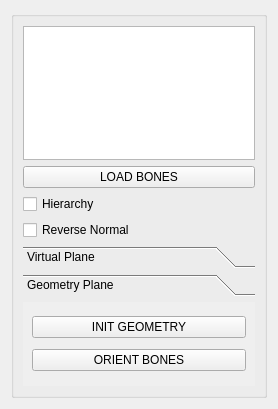
<?xml version="1.0" encoding="UTF-8"?>
<ui version="4.0">
 <class>Form</class>
 <widget class="QWidget" name="Form">
  <property name="geometry">
   <rect>
    <x>0</x>
    <y>0</y>
    <width>278</width>
    <height>409</height>
   </rect>
  </property>
  <property name="windowTitle">
   <string>MG_alignBones V1.00</string>
  </property>
  <layout class="QVBoxLayout" name="verticalLayout">
   <item>
    <widget class="QGroupBox" name="groupUI">
     <property name="title">
      <string/>
     </property>
     <layout class="QGridLayout" name="gridLayout">
      <item row="0" column="0">
       <widget class="QListWidget" name="bonesLW"/>
      </item>
      <item row="1" column="0">
       <widget class="QPushButton" name="loadPB">
        <property name="text">
         <string>LOAD BONES</string>
        </property>
       </widget>
      </item>
      <item row="2" column="0">
       <widget class="QCheckBox" name="hierCB">
        <property name="text">
         <string>Hierarchy</string>
        </property>
       </widget>
      </item>
      <item row="3" column="0">
       <widget class="QCheckBox" name="reverseCB">
        <property name="text">
         <string>Reverse Normal</string>
        </property>
       </widget>
      </item>
      <item row="4" column="0">
       <widget class="QToolBox" name="modeTB">
        <property name="minimumSize">
         <size>
          <width>140</width>
          <height>140</height>
         </size>
        </property>
        <property name="currentIndex">
         <number>1</number>
        </property>
        <widget class="QWidget" name="virtualP">
         <property name="geometry">
          <rect>
           <x>0</x>
           <y>0</y>
           <width>240</width>
           <height>86</height>
          </rect>
         </property>
         <attribute name="label">
          <string>Virtual Plane</string>
         </attribute>
         <layout class="QVBoxLayout" name="verticalLayout_2">
          <item>
           <widget class="QPushButton" name="orientVirtualPB">
            <property name="text">
             <string>ORIENT BONES</string>
            </property>
           </widget>
          </item>
         </layout>
        </widget>
        <widget class="QWidget" name="geometryP">
         <property name="geometry">
          <rect>
           <x>0</x>
           <y>0</y>
           <width>240</width>
           <height>86</height>
          </rect>
         </property>
         <attribute name="label">
          <string>Geometry Plane</string>
         </attribute>
         <layout class="QVBoxLayout" name="verticalLayout_3">
          <item>
           <widget class="QPushButton" name="initPB">
            <property name="text">
             <string>INIT GEOMETRY</string>
            </property>
           </widget>
          </item>
          <item>
           <widget class="QPushButton" name="orientGeoPB">
            <property name="text">
             <string>ORIENT BONES</string>
            </property>
           </widget>
          </item>
         </layout>
        </widget>
       </widget>
      </item>
     </layout>
    </widget>
   </item>
  </layout>
 </widget>
 <resources/>
 <connections/>
</ui>
